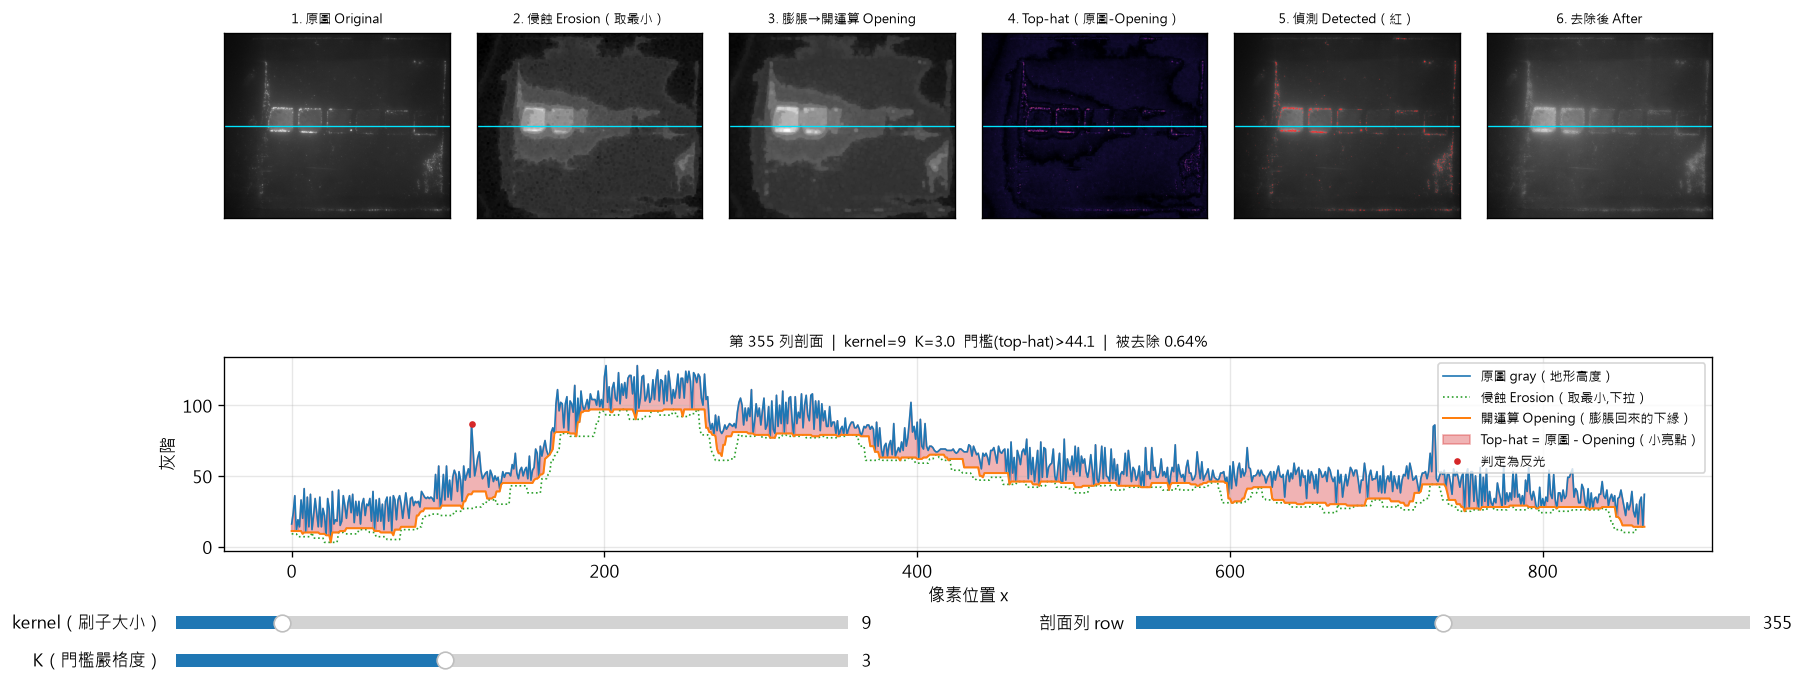

Write the Python code that produced this figure.
# -*- coding: utf-8 -*-
"""
White Top-hat 過程視覺化 / Step-by-step visualiser

用「地形 + 滾球」的角度,把去反光的每一步畫出來:
  原圖 → 侵蝕 Erosion → 膨脹(=開運算 Opening) → Top-hat(原圖-Opening)
       → 偵測(門檻) → 去除後
可拉滑桿改變 kernel(刷子大小)與 K(門檻嚴格度),即時看過程變化。

用法:  python tophat_demo.py [影像路徑]
預設影像:20260815.jpg
"""
import sys
import numpy as np
from PIL import Image
import matplotlib
matplotlib.rcParams["font.sans-serif"] = ["Microsoft JhengHei", "Microsoft YaHei",
                                          "SimHei", "DejaVu Sans"]
matplotlib.rcParams["axes.unicode_minus"] = False
import matplotlib.pyplot as plt
from matplotlib.widgets import Slider
from scipy.ndimage import grey_erosion, grey_dilation

IMG_PATH = sys.argv[1] if len(sys.argv) > 1 else "20260815.jpg"

gray = np.asarray(Image.open(IMG_PATH).convert("L"), dtype=np.uint8)
H, W = gray.shape

# ── 版面:上排 6 張影像 + 下方一條「地形剖面」+ 三個滑桿 ────────────────
fig = plt.figure(figsize=(16, 7))
gs = fig.add_gridspec(2, 6, height_ratios=[3, 2], hspace=0.35, wspace=0.12)
titles = ["1. 原圖 Original", "2. 侵蝕 Erosion（取最小）",
          "3. 膨脹→開運算 Opening", "4. Top-hat（原圖-Opening）",
          "5. 偵測 Detected（紅）", "6. 去除後 After"]
img_ax = [fig.add_subplot(gs[0, i]) for i in range(6)]
prof_ax = fig.add_subplot(gs[1, :])

# 滑桿
plt.subplots_adjust(bottom=0.20)
ax_k   = plt.axes([0.10, 0.10, 0.35, 0.03])
ax_K   = plt.axes([0.10, 0.055, 0.35, 0.03])
ax_row = plt.axes([0.60, 0.10, 0.32, 0.03])
s_kern = Slider(ax_k,   "kernel（刷子大小）", 3, 41, valinit=9,  valstep=2)
s_K    = Slider(ax_K,   "K（門檻嚴格度）",     1.0, 6.0, valinit=3.0, valstep=0.1)
s_row  = Slider(ax_row, "剖面列 row",          0, H - 1, valinit=H // 2, valstep=1)


def compute(k, K):
    ero    = grey_erosion(gray, size=(k, k))          # 侵蝕:窗內取最小 → 亮區縮、小亮點消失
    opened = grey_dilation(ero, size=(k, k))          # 膨脹侵蝕結果 = 開運算 Opening
    tophat = np.clip(gray.astype(np.int16) - opened.astype(np.int16), 0, None).astype(np.uint8)
    thr    = float(tophat.mean() + K * tophat.std())
    mask   = tophat > thr
    after  = gray.copy()
    after[mask] = opened[mask]                        # 去除後:反光用 opening(周邊背景)值取代
    return ero, opened, tophat, thr, mask, after


def draw(_=None):
    k = int(s_kern.val); K = float(s_K.val); row = int(s_row.val)
    ero, opened, tophat, thr, mask, after = compute(k, K)

    detected = np.dstack([gray, gray, gray]).astype(np.uint8)
    detected[mask] = [255, 40, 40]

    panels = [gray, ero, opened, tophat, detected, after]
    cmaps  = ["gray", "gray", "gray", "magma", None, "gray"]
    for ax, im, cm, tt in zip(img_ax, panels, cmaps, titles):
        ax.clear()
        ax.imshow(im, cmap=cm, vmin=None if cm is None else 0)
        ax.axhline(row, color="#00E5FF", lw=0.8)      # 標出目前剖面位置
        ax.set_title(tt, fontsize=8); ax.set_xticks([]); ax.set_yticks([])

    # 下方:地形剖面(藍=原圖, 綠=侵蝕下拉, 橘=開運算, 紅填色=Top-hat 殘留)
    prof_ax.clear()
    x = np.arange(W)
    g = gray[row].astype(float); e = ero[row].astype(float); o = opened[row].astype(float)
    prof_ax.plot(x, g, color="#1f77b4", lw=1.0, label="原圖 gray（地形高度）")
    prof_ax.plot(x, e, color="#2ca02c", lw=1.0, ls=":",  label="侵蝕 Erosion（取最小,下拉）")
    prof_ax.plot(x, o, color="#ff7f0e", lw=1.2, label="開運算 Opening（膨脹回來的下緣）")
    prof_ax.fill_between(x, o, g, where=(g > o), color="#d62728", alpha=0.35,
                         label="Top-hat = 原圖 - Opening（小亮點）")
    m = mask[row]
    if m.any():
        prof_ax.plot(x[m], g[m], "o", ms=3, color="#d62728", label="判定為反光")
    prof_ax.set_title(f"第 {row} 列剖面  |  kernel={k}  K={K:.1f}  門檻(top-hat)>{thr:.1f}"
                      f"  |  被去除 {100*mask.mean():.2f}%", fontsize=9)
    prof_ax.set_xlabel("像素位置 x"); prof_ax.set_ylabel("灰階")
    prof_ax.grid(True, alpha=0.3); prof_ax.legend(fontsize=8, loc="upper right")
    fig.canvas.draw_idle()


for s in (s_kern, s_K, s_row):
    s.on_changed(draw)
draw()

if __name__ == "__main__":
    import matplotlib
    if matplotlib.get_backend().lower() == "agg":
        fig.savefig("tophat_demo.png", dpi=120, bbox_inches="tight")
        print("已存圖:tophat_demo.png")
    else:
        plt.show()
